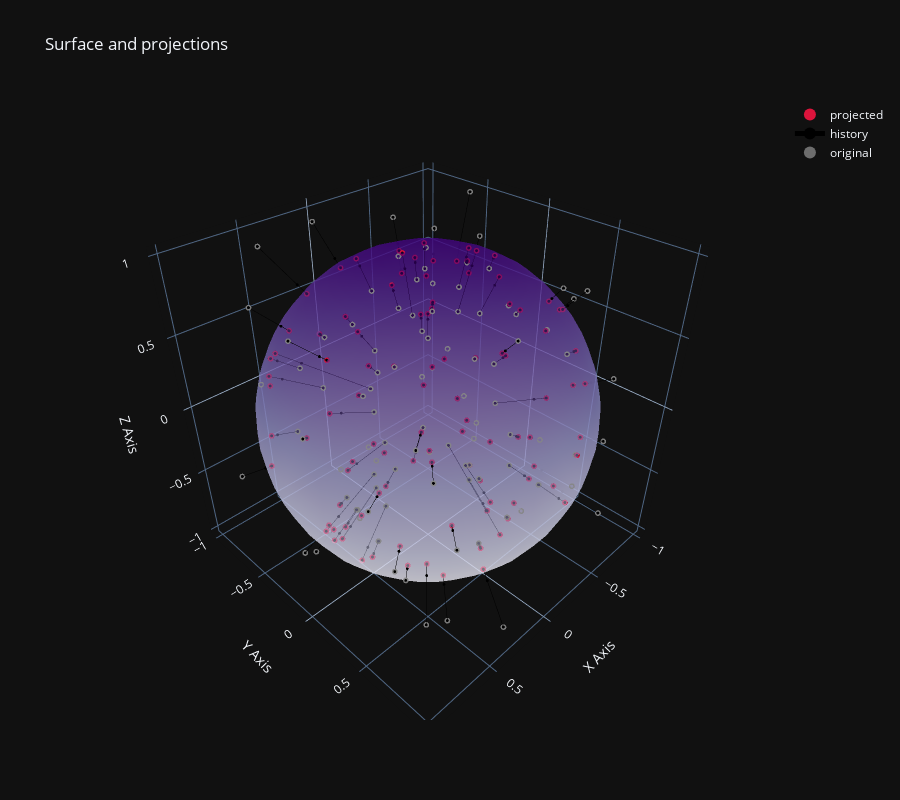

The notebook cell this image was saved under:
### Code cell
# generate gaussian samples in 3d and reproject them onto the paraboloid equations
n_samples = 100
X = np.random.random((n_samples, 3))*2-1

# define an implicit function for the sphere. Each component of the function (in this case m=1) returns how far a point is from the surface

def f_implicit_sphere(v):
    return v[0]**2 + v[1]**2 + v[2]**2 -1

plot_3d_projection(X, f_implicit=f_implicit_sphere, round_cutoff=None, solver_builder=make_solver, plot_history=True, n_iterations=20, n_grid=NGRID)
